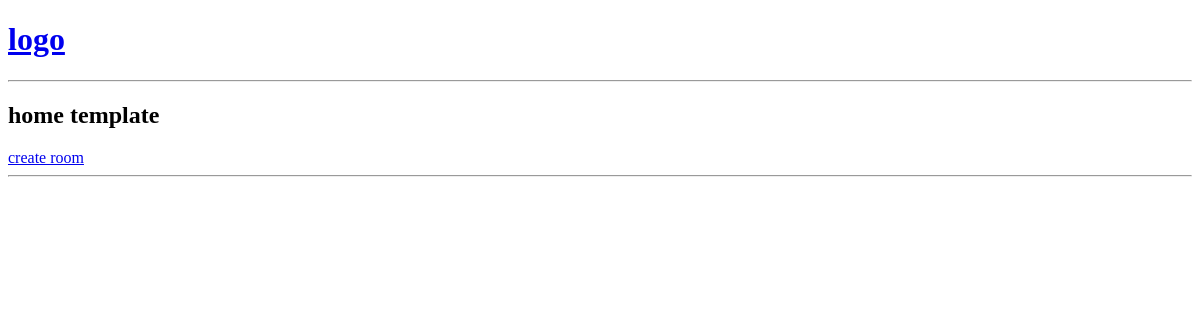
/, run on an earlier commit of the app's database.
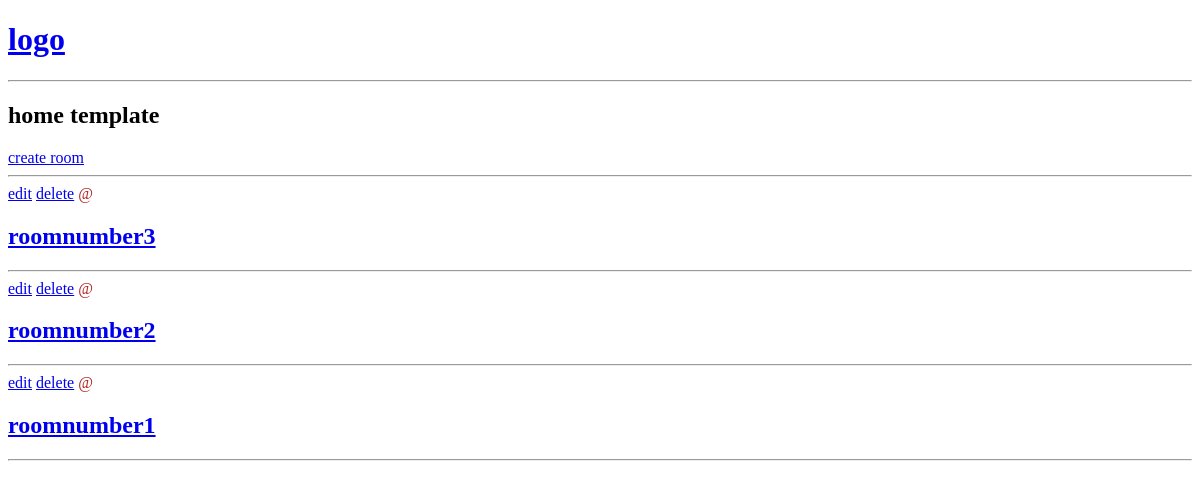
And on a later commit of the database.
### main/models.py (models this page shows, shortened)
class Room(models.Model):
    host = models.ForeignKey(User, on_delete=models.SET_NULL, null=True)
    topic = models.ForeignKey(Topic, on_delete=models.SET_NULL, null=True)
    name = models.CharField(max_length=200)
    description = models.TextField(null=True, blank=True)
    updated = models.DateTimeField(auto_now=True)
    created = models.DateTimeField(auto_now_add=True)
    class Meta:
        ordering = ['-updated', '-created']

### main/views.py (the view)
# urls.py: 2. Add a URL to urlpatterns:  path('', views.home, name='home')
def home(request):
    rooms = Room.objects.all()
    context = {'rooms': rooms}
    return render(request, 'main/home.html', context)

### main/templates/main/home.html (shortened to what this page needs)
{% extends 'index.html' %}
{% block content %}
<h2>home template</h2>
<a href="{% url 'create-room' %}">create room</a>
<hr>
{% for room in rooms %}
<div>
    <a href="{% url 'update-room' room.id %}">edit</a>
    <a href="{% url 'delete-room' room.id %}">delete</a>
    <span style="color:firebrick">@{{room.host.username}}</span>
    <h2>{{rooom.id}}  <a href="{% url 'room' room.pk %}">{{room.name}}</a></h2>
    <hr>
</div>
{% endfor %}
{% endblock %}

### templates/index.html (shortened to what this page needs)
<!DOCTYPE html>
<html lang="en">
<head>
</head>
<body>
{% include 'navbar.html' %}
{% block content %}
{% endblock content %}
</body>
</html>

### templates/navbar.html
<a href="/">
    <h1>logo</h1>
</a>
<hr>

What changed in the data, as far as the page shows it:
added Room: name "roomnumber3"
added Room: name "roomnumber2"
added Room: name "roomnumber1"
